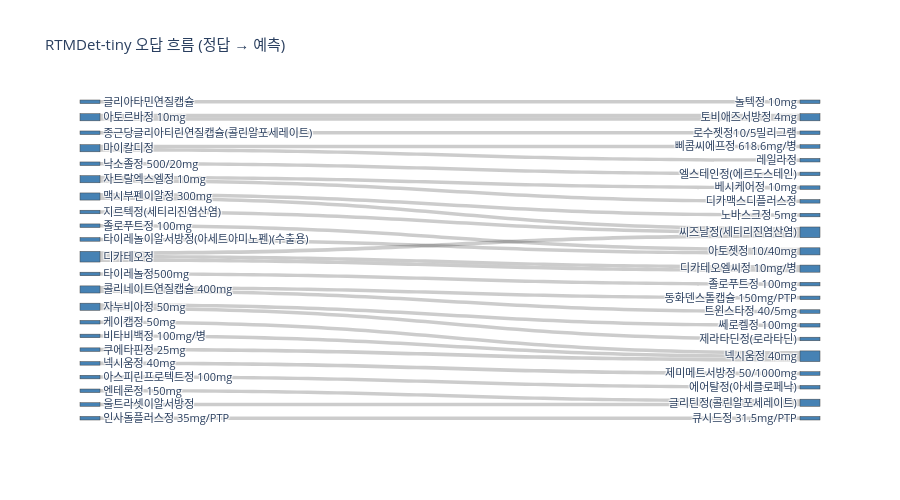

Notebook cell for this chart:
### Code cell
# 2번 시각화: Sankey diagram
try:
    import plotly.graph_objects as go
    PLOTLY_OK = True
except ImportError:
    PLOTLY_OK = False
    print("plotly 설치 필요: pip install plotly")

if results and PLOTLY_OK:
    leader_pairs = [p for p in results[sorted_models[0][0]]['seed42']['pairs']
                    if p['top1'] is not None and p['top1'] != p['gt']]
    
    if leader_pairs:
        gt_names = list(set(p['gt'] for p in leader_pairs))
        pred_names = list(set(p['top1'] for p in leader_pairs))
        
        node_labels = gt_names + pred_names
        sources = [gt_names.index(p['gt']) for p in leader_pairs]
        targets = [len(gt_names) + pred_names.index(p['top1']) for p in leader_pairs]
        values = [1] * len(leader_pairs)
        
        fig = go.Figure(data=[go.Sankey(
            node=dict(pad=15, thickness=20, label=node_labels, color='steelblue'),
            link=dict(source=sources, target=targets, value=values)
        )])
        fig.update_layout(
            title=f"{sorted_models[0][0]} 오답 흐름 (정답 → 예측)",
            font_size=11, height=500
        )
        fig.show()

### Figure 1 — Plotly figure (JSON) as saved in the notebook; plotly's stock layout.template omitted (floating-point values rounded to 4 significant figures)
{"data": [{"link": {"source": [0, 8, 19, 7, 7, 7, 5, 5, 10, 10, 16, 9, 6, 6, 3, 14, 11, 21, 21, 2, 2, 15, 20, 1, 13, 18, 12, 17, 4, 4], "target": [23, 28, 40, 36, 36, 22, 30, 26, 38, 22, 39, 41, 24, 24, 42, 42, 43, 37, 35, 25, 33, 29, 27, 22, 39, 39, 31, 29, 34, 32], "value": [1, 1, 1, 1, 1, 1, 1, 1, 1, 1, 1, 1, 1, 1, 1, 1, 1, 1, 1, 1, 1, 1, 1, 1, 1, 1, 1, 1, 1, 1]}, "node": {"color": "steelblue", "label": ["글리아타민연질캡슐", "지르텍정(세티리진염산염)", "자트랄엑스엘정 10mg", "엔테론정 150mg", "콜리네이트연질캡슐 400mg", "마이칼디정", "아토르바정 10mg", "디카테오정", "낙소졸정 500/20mg", "아스피린프로텍트정 100mg", "맥시부펜이알정 300mg", "인사돌플러스정 35mg/PTP", "타이레놀정500mg", "케이캡정 50mg", "울트라셋이알서방정", "졸로푸트정 100mg", "비타비백정 100mg/병", "타이레놀이알서방정(아세트아미노펜)(수출용)", "쿠에타핀정 25mg", "넥시움정 40mg", "종근당글리아티린연질캡슐(콜린알포세레이트) ", "자누비아정 50mg", "씨즈날정(세티리진염산염)", "놀텍정 10mg", "토비애즈서방정 4mg", "베시케어정 10mg", "삐콤씨에프정 618.6mg/병", "로수젯정10/5밀리그램", "엘스테인정(에르도스테인)", "아토젯정 10/40mg", "레일라정", "졸로푸트정 100mg", "동화덴스톨캡슐 150mg/PTP", "디카맥스디플러스정", "트윈스타정 40/5mg", "쎄로켈정 100mg", "디카테오엘씨정 10mg/병", "제라타딘정(로라타딘)", "노바스크정 5mg", "넥시움정 40mg", "제미메트서방정 50/1000mg", "에어탈정(아세클로페낙)", "글리틴정(콜린알포세레이트)", "큐시드정 31.5mg/PTP"], "pad": 15, "thickness": 20}, "type": "sankey"}], "layout": {"font": {"size": 11}, "height": 500, "title": {"text": "RTMDet-tiny 오답 흐름 (정답 → 예측)"}}}
